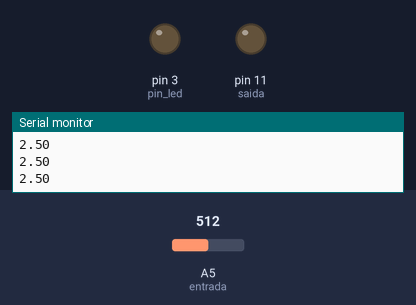
Recording of a sketch running on a simulated Arduino Uno, built with avr-gcc and run on an emulated ATmega328P. Shown: output pins drawn as LEDs (lit = HIGH), the last lines printed to the serial monitor. Inputs (shaded band) come from the test bench; at power-on: A5 (entrada) = 512.

Above: at 1.2 s.
1.3 s: A5 (entrada) set to 801
4.3 s: A5 (entrada) set to 837
At 4.9 s:
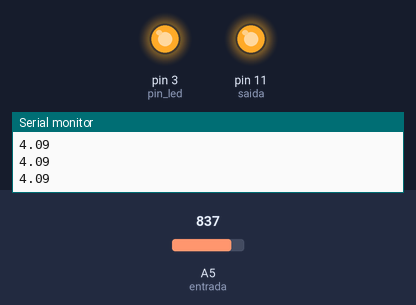
7.3 s: A5 (entrada) set to 716
At 10.0 s:
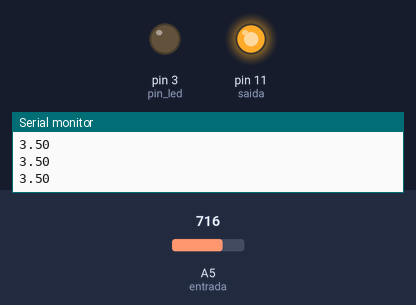
10.3 s: A5 (entrada) set to 900
At 13.7 s:
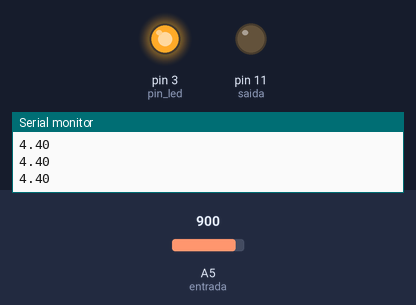
Timing chart, 0 to 14.3 s (numbered marks = the images above; inputs shaded):
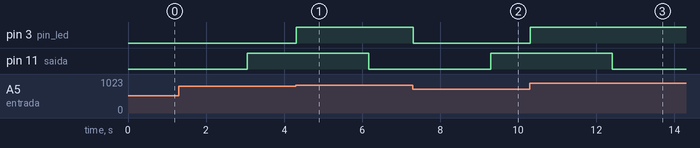

Measured:
- the behaviour switches between 818 and 819 on A5 (entrada) (found by bisection; images 0 and 1)
- after the input at 4.3 s, pin 3 (pin_led): LOW → HIGH at once
- after the input at 7.3 s, pin 3 (pin_led): HIGH → LOW at once
- after the input at 10.3 s, pin 3 (pin_led): LOW → HIGH at once

The sketch:

IOT_capacitor_REVISAR_DIFICIL.ino
```cpp
int saida = 11;
const int pin_led = 3;
int entrada = A5;
int pontos = 500;
int tempo = 1;
int valor, k;
float tensao;

void setup() {
  pinMode(saida, OUTPUT);
  pinMode(entrada, INPUT);
  pinMode(pin_led, OUTPUT);
  Serial.begin(9600);
}

void loop() {
  digitalWrite(saida, LOW);
  for (k=1; k<=pontos; k++) {
    valor = analogRead(entrada);
    tensao = float(valor)*5/1023;
    Serial.println(tensao);
    delay(tempo);
    if (tensao < 4){
      digitalWrite(pin_led, LOW);
      }
  }


  digitalWrite(saida, HIGH);
  for (k=1; k<=pontos; k++) {
    valor = analogRead(entrada);
    tensao = float(valor)*5/1023;
    Serial.println(tensao);
    delay(tempo);
        if (tensao > 4){
      digitalWrite(pin_led, HIGH);
      }
    }
  }
```
